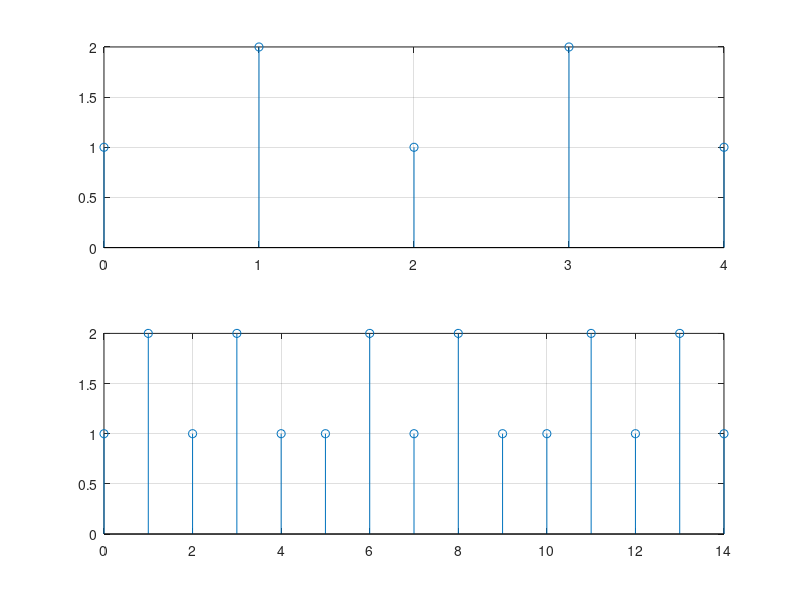

MATLAB code to generate this figure:
close all;
clear;
clc;
x=[0:1:4];
y=[1 2 1 2 1];
subplot(2,1,1);
stem(x,y);
grid on;
hold on;
subplot(2,1,2);
yy=[y y y];
l=length(yy);
xx=[0:l-1];
stem(xx,yy);
grid on;